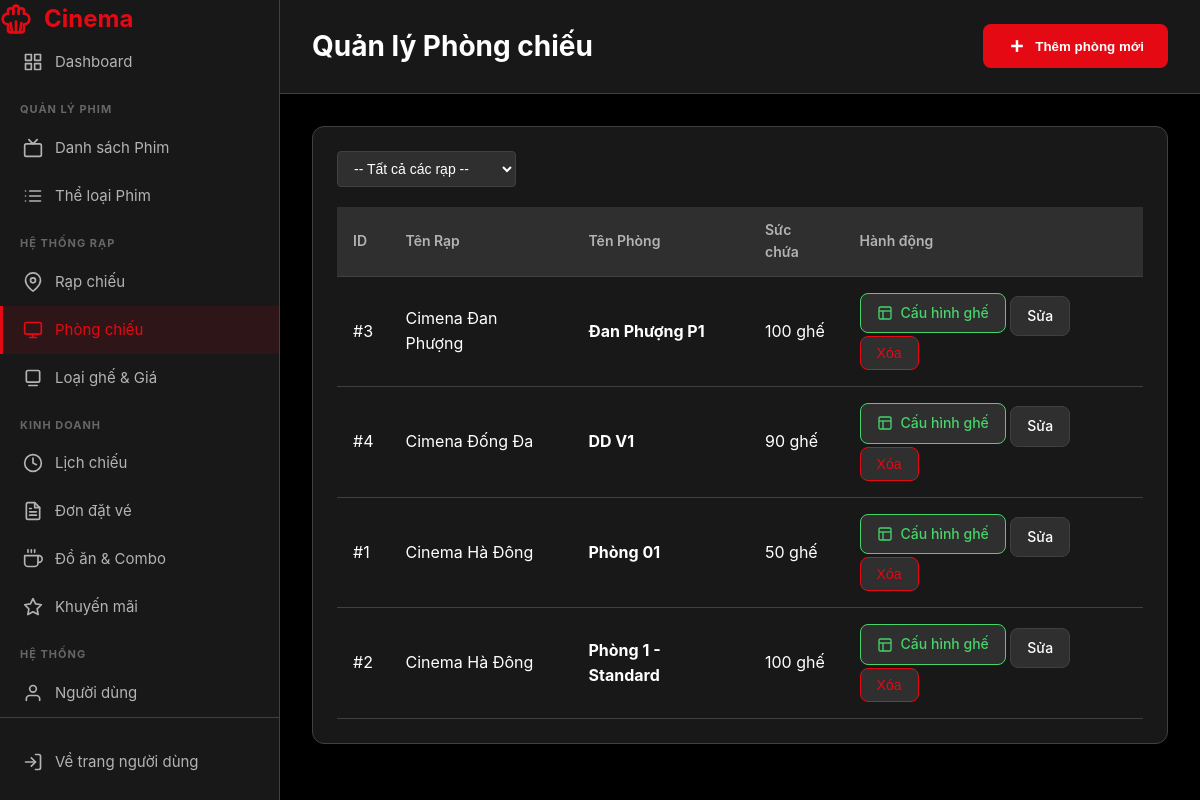
The page /BTL_MO/View/admin/screens.php (signed in) on the database its author committed.
### tables this page shows
CREATE TABLE `screens` (
  `ScreenID` int NOT NULL AUTO_INCREMENT,
  `TheaterID` int NOT NULL,
  `Name` varchar(50) NOT NULL,
  `Capacity` int DEFAULT '0',
  PRIMARY KEY (`ScreenID`),
  KEY `TheaterID` (`TheaterID`),
  CONSTRAINT `screens_ibfk_1` FOREIGN KEY (`TheaterID`) REFERENCES `theaters` (`TheaterID`) ON DELETE CASCADE
);

CREATE TABLE `theaters` (
  `TheaterID` int NOT NULL AUTO_INCREMENT,
  `Name` varchar(100) NOT NULL,
  `Address` varchar(255) NOT NULL,
  `City` varchar(100) DEFAULT NULL,
  `Phone` varchar(20) DEFAULT NULL,
  `Email` varchar(100) DEFAULT NULL,
  PRIMARY KEY (`TheaterID`)
);

### BTL_MO/functions/screens_functions.php (called while the page is built, shortened)
<?php
function getAllScreens() {
    $conn = getDbConnection();
    $sql = "SELECT s.*, t.Name as TheaterName
            FROM Screens s
            JOIN Theaters t ON s.TheaterID = t.TheaterID
            ORDER BY t.Name, s.Name";
    $result = $conn->query($sql);
    return $result ? $result->fetch_all(MYSQLI_ASSOC) : [];
}
?>

### BTL_MO/View/admin/screens.php (the view, shortened to what this page needs)
<?php
include_once '../../functions/screens_functions.php';
$all_theaters = getAllTheaters();
$all_screens = getAllScreens();
$filter_theater_id = $_GET['theater_id'] ?? '';
$display_screens = [];
if ($filter_theater_id) {
    foreach ($all_screens as $scr) {
        if ($scr['TheaterID'] == $filter_theater_id) {
            $display_screens[] = $scr;
        }
    }
} else {
    $display_screens = $all_screens;
}
$action = $_GET['action'] ?? 'list';
$screen_focus = null;
?>
<!DOCTYPE html>
<html lang="vi">
<head>
    <link rel="stylesheet" href="../../assets/css/style.css">
    <link rel="stylesheet" href="../../assets/css/admin.css">
</head>
<body>
    <div class="admin-layout">
        <?php include 'partials/sidebar.php'; ?>
        <main class="admin-main">
            <header class="admin-header">
                <h1>Quản lý Phòng chiếu</h1>
                <?php if ($action == 'list'): ?>
                    <button class="btn-add" onclick="openModal('addScreenModal')">
                        <svg width="20" height="20" viewBox="0 0 24 24" fill="none" stroke="currentColor" stroke-width="3"><line x1="12" y1="5" x2="12" y2="19"></line><line x1="5" y1="12" x2="19" y2="12"></line></svg>
                        <span>Thêm phòng mới</span>
                    </button>
                <?php endif; ?>
            </header>
            <div class="dashboard-content">
                <?php if ($action == 'edit' && $screen_focus): ?>
                    <div class="dashboard-card">
                        <div class="card-header">
                            <h3>Chỉnh sửa phòng chiếu</h3>
                            <a href="screens.php" class="btn-action">Quay lại</a>
                        </div>
                        <form action="../../Handle/screens_process.php" method="POST">
                            <input type="hidden" name="action" value="update">
                            <input type="hidden" name="screen_id" value="<?php echo $screen_focus['ScreenID']; ?>">
                            <div class="form-group">
                                <label>Thuộc Rạp</label>
                                <select name="theater_id" required>
                                    <?php foreach ($all_theaters as $t): ?>
                                        <option value="<?php echo $t['TheaterID']; ?>"
                                            <?php echo ($screen_focus['TheaterID'] == $t['TheaterID']) ? 'selected' : ''; ?>>
                                            <?php echo htmlspecialchars($t['Name']); ?>
                                        </option>
                                    <?php endforeach; ?>
                                </select>
                            </div>
                            <div class="form-group">
                                <label>Tên phòng (VD: Phòng 1, IMAX)</label>
                                <input type="text" name="name" value="<?php echo htmlspecialchars($screen_focus['Name']); ?>" required>
                            </div>
                            <div class="form-group">
                                <label>Sức chứa (Số ghế dự kiến)</label>
                                <input type="number" name="capacity" value="<?php echo $screen_focus['Capacity']; ?>" required>
                                <small style="color: #aaa;">Số ghế thực tế sẽ dựa trên sơ đồ bạn vẽ.</small>
                            </div>
                            <div class="modal-footer">
                                <a href="screens.php" class="btn-action">Hủy</a>
                                <button type="submit" class="btn-primary">Lưu thay đổi</button>
                            </div>
                        </form>
                    </div>
                <?php else: ?>
                    <div class="dashboard-card">
                        <form method="GET" action="screens.php" class="filter-bar">
                            <select name="theater_id" class="filter-select" onchange="this.form.submit()">
                                <option value="">-- Tất cả các rạp --</option>
                            </select>
                        </form>
                        <div class="table-responsive">
                            <table class="data-table">
                                <thead>
                                    <tr>
                                        <th>ID</th>
                                        <th>Tên Rạp</th>
                                        <th>Tên Phòng</th>
                                        <th>Sức chứa</th>
                                        <th>Hành động</th>
                                    </tr>
                                </thead>
                                <tbody>
                                    <?php if (empty($display_screens)): ?>
                                        <tr><td colspan="5" class="text-center">Chưa có phòng chiếu nào.</td></tr>
                                    <?php else: ?>
                                        <?php foreach ($display_screens as $scr): ?>
                                        <tr>
                                            <td>#<?php echo $scr['ScreenID']; ?></td>
                                            <td><?php echo htmlspecialchars($scr['TheaterName']); ?></td>
                                            <td><strong><?php echo htmlspecialchars($scr['Name']); ?></strong></td>
                                            <td><?php echo $scr['Capacity']; ?> ghế</td>
                                            <td>
                                                <a href="seats.php?screen_id=<?php echo $scr['ScreenID']; ?>" class="btn-action" style="color: #46d369; border-color: #46d369;">
                                                    <svg width="16" height="16" viewBox="0 0 24 24" fill="none" stroke="currentColor" stroke-width="2"><rect x="3" y="3" width="18" height="18" rx="2" ry="2"></rect><path d="M3 9h18"></path><path d="M9 21V9"></path></svg>
                                                    Cấu hình ghế
                                                </a>
                                                <a href="screens.php?action=edit&id=<?php echo $scr['ScreenID']; ?>" class="btn-action">Sửa</a>
                                                <form action="../../Handle/screens_process.php" method="POST" style="display:inline;" onsubmit="return confirm('CẢNH BÁO: Xóa phòng sẽ xóa luôn sơ đồ ghế của phòng này?');">
                                                    <button class="btn-action danger">Xóa</button>
                                                </form>
                                            </td>
                                        </tr>
                                        <?php endforeach; ?>
                                    <?php endif; ?>
                                </tbody>
                            </table>
                        </div>
                    </div>
                <?php endif; ?>
            </div>
        </main>
    </div>
</body>
</html>

### BTL_MO/assets/css/style.css (style rules this page uses)
:root { --primary-color: #e50914; --primary-dark: #b20710; --secondary-color: #0f1014; --text-primary: #ffffff; --text-secondary: #b3b3b3; --bg-primary: #000000; --bg-secondary: #181818; --bg-tertiary: #2f2f2f; --border-color: #404040; --success-color: #46d369; --warning-color: #ffa500; --danger-color: #e50914; --shadow: 0 4px 12px rgba(0, 0, 0, 0.5); --shadow-lg: 0 8px 24px rgba(0, 0, 0, 0.6); --transition: all 0.3s ease; --border-radius: 8px; }
* { margin: 0; padding: 0; box-sizing: border-box; }
body { font-family: -apple-system, BlinkMacSystemFont, 'Segoe UI', Roboto, 'Helvetica Neue', Arial, sans-serif; background: var(--bg-primary); color: var(--text-primary); line-height: 1.6; overflow-x: hidden; }

### BTL_MO/assets/css/admin.css (style rules this page uses)
.admin-layout { display: grid; grid-template-columns: 280px 1fr; min-height: 100vh; }
.admin-main { overflow-x: hidden; }
.admin-header { background: var(--bg-secondary); border-bottom: 1px solid var(--border-color); padding: 24px 32px; display: flex; justify-content: space-between; align-items: center; position: sticky; top: 0; z-index: 100; }
.admin-header h1 { font-size: 28px; }
.dashboard-content { padding: 32px; }
.dashboard-card { background: var(--bg-secondary); border: 1px solid var(--border-color); border-radius: 12px; padding: 24px; }
.filter-select { padding: 8px 16px; background: var(--bg-tertiary); border: 1px solid var(--border-color); border-radius: var(--border-radius); color: var(--text-primary); font-size: 14px; cursor: pointer; }
.table-responsive { overflow-x: auto; }
.data-table { width: 100%; border-collapse: collapse; }
.data-table thead { background: var(--bg-tertiary); }
.data-table th { padding: 12px 16px; text-align: left; font-weight: 600; font-size: 14px; color: var(--text-secondary); border-bottom: 1px solid var(--border-color); }
.data-table td { padding: 16px; border-bottom: 1px solid var(--border-color); }
.data-table tbody tr { transition: var(--transition); }
.btn-action { padding: 8px 16px; background: var(--bg-tertiary); border: 1px solid var(--border-color); border-radius: var(--border-radius); color: var(--text-primary); cursor: pointer; transition: var(--transition); font-size: 14px; font-weight: 500; text-decoration: none; display: inline-flex; align-items: center; gap: 8px; }
.btn-action.danger { color: var(--danger-color); border-color: var(--danger-color); }
.btn-add { padding: 12px 24px; background: var(--primary-color); color: var(--text-primary); border: none; border-radius: var(--border-radius); font-weight: 600; cursor: pointer; transition: var(--transition); display: inline-flex; align-items: center; gap: 8px; }

### BTL_MO/View/admin/screens.php (style rules this page uses)
.filter-bar { display: flex; gap: 15px; margin-bottom: 20px; align-items: center; }
.filter-select { padding: 8px 12px; background: var(--bg-tertiary); border: 1px solid var(--border-color); border-radius: 4px; color: #fff; }

### rows shown on the page
screens: ScreenID "3", TheaterID.Name "Cimena Đan Phượng", Name "Đan Phượng P1", Capacity "100"
screens: ScreenID "4", TheaterID.Name "Cimena Đống Đa", Name "DD V1", Capacity "90"
screens: ScreenID "1", TheaterID.Name "Cinema Hà Đông", Name "Phòng 01", Capacity "50"
screens: ScreenID "2", TheaterID.Name "Cinema Hà Đông", Name "Phòng 1 - Standard", Capacity "100"
